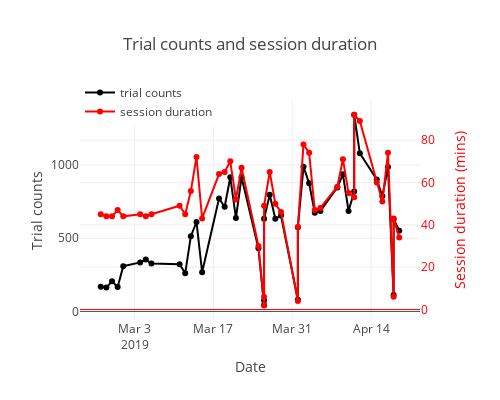

The cell this chart's notebook holds for it:
### Code cell
trial_counts = go.Scatter(
    x=[t.strftime('%Y-%m-%d') for t in session_info['session_date'].tolist()],
    y=session_info['n_trials'].tolist(),
    mode = 'markers+lines',
    marker = dict(
        size = 6,
        color = 'black'),
    name = 'trial counts',
    yaxis = 'y1'
)
session_length = go.Scatter(
    x=[t.strftime('%Y-%m-%d') for t in session_info['session_date'].tolist()],
    y=session_info['session_duration'].tolist(),
    mode = 'markers+lines',
    marker = dict(
        size = 6,
        color = 'red'),
    name = 'session duration',
    yaxis = 'y2'
)

data = [trial_counts, session_length]

layout = go.Layout(
    yaxis=dict(
        title='Trial counts',
    ),
    yaxis2=dict(
        title='Session duration (mins)',
        overlaying = 'y',
        color = 'red',
        side='right'
    ),
    xaxis={'title':'Date'}, 
    width=500,
    height=400,
    title='Trial counts and session duration',
    legend=dict(
        x=0, 
        y=1.1,
        orientation='v'),
)

fig = go.Figure(data=data, layout=layout)
plotly.offline.iplot(fig)

### Figure 1 — Plotly figure (JSON) as saved in the notebook; plotly's stock layout.template omitted (floating-point values rounded to 4 significant figures)
{"data": [{"marker": {"color": "black", "size": 6}, "mode": "markers+lines", "name": "trial counts", "type": "scatter", "uid": "02c4f5ab-d01c-45c9-b709-64b310bdfb73", "x": ["2019-02-25", "2019-02-26", "2019-02-27", "2019-02-28", "2019-03-01", "2019-03-04", "2019-03-05", "2019-03-06", "2019-03-11", "2019-03-12", "2019-03-13", "2019-03-14", "2019-03-15", "2019-03-18", "2019-03-19", "2019-03-20", "2019-03-21", "2019-03-22", "2019-03-25", "2019-03-26", "2019-03-26", "2019-03-26", "2019-03-27", "2019-03-28", "2019-03-29", "2019-04-01", "2019-04-01", "2019-04-02", "2019-04-03", "2019-04-04", "2019-04-05", "2019-04-08", "2019-04-09", "2019-04-10", "2019-04-11", "2019-04-11", "2019-04-12", "2019-04-15", "2019-04-16", "2019-04-17", "2019-04-18", "2019-04-18", "2019-04-19"], "y": [168, 163, 206, 166, 309, 335, 354, 328, 323, 261, 514, 611, 268, 772, 715, 917, 638, 917, 431, 42, 74, 633, 797, 633, 655, 80, 575, 989, 875, 674, 687, 847, 937, 686, 819, 1344, 1081, 902, 787, 987, 112, 631, 552], "yaxis": "y"}, {"marker": {"color": "red", "size": 6}, "mode": "markers+lines", "name": "session duration", "type": "scatter", "uid": "9cc6f966-2847-4eef-bc1b-c6605eb0ed71", "x": ["2019-02-25", "2019-02-26", "2019-02-27", "2019-02-28", "2019-03-01", "2019-03-04", "2019-03-05", "2019-03-06", "2019-03-11", "2019-03-12", "2019-03-13", "2019-03-14", "2019-03-15", "2019-03-18", "2019-03-19", "2019-03-20", "2019-03-21", "2019-03-22", "2019-03-25", "2019-03-26", "2019-03-26", "2019-03-26", "2019-03-27", "2019-03-28", "2019-03-29", "2019-04-01", "2019-04-01", "2019-04-02", "2019-04-03", "2019-04-04", "2019-04-05", "2019-04-08", "2019-04-09", "2019-04-10", "2019-04-11", "2019-04-11", "2019-04-12", "2019-04-15", "2019-04-16", "2019-04-17", "2019-04-18", "2019-04-18", "2019-04-19"], "y": [45, 44, 44, 47, 44, 45, 44, 45, 49, 45, 56, 72, 43, 64, 65, 70, 52, 67, 30, 2, 6, 49, 65, 50, 46, 4, 39, 78, 74, 47, 48, 58, 71, 55, 53, 92, 89, 60, 51, 74, 6, 43, 34], "yaxis": "y2"}], "layout": {"height": 400, "legend": {"orientation": "v", "x": 0, "y": 1.1}, "title": {"text": "Trial counts and session duration"}, "width": 500, "xaxis": {"title": {"text": "Date"}}, "yaxis": {"title": {"text": "Trial counts"}}, "yaxis2": {"color": "red", "overlaying": "y", "side": "right", "title": {"text": "Session duration (mins)"}}}}
